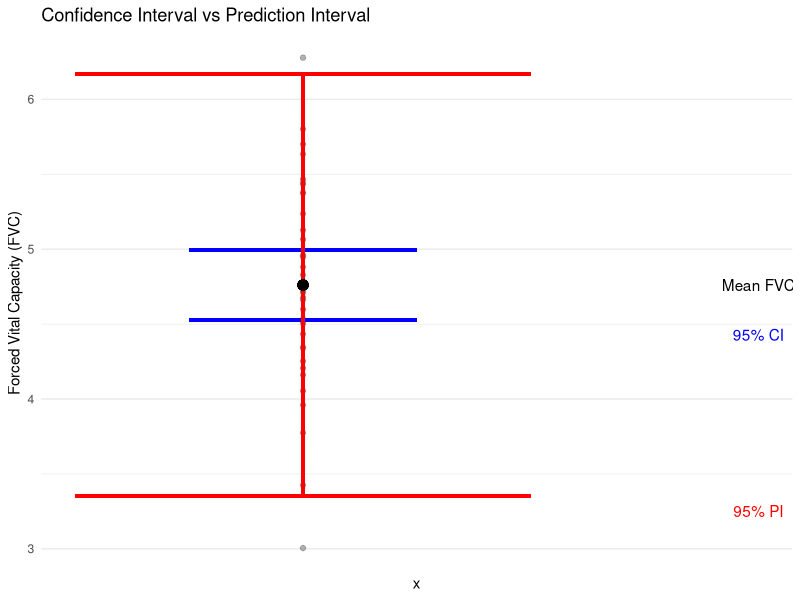

Recreate this plot in R.
#Loading necessary packages
library(dplyr)
library(ggplot2)
library(pwr)

#Set seed
set.seed(526)

#Number of samples
n_smokers <- 36
n_non_smokers <- 64

#Define the statistics for each group
mean_smokers <- 4.7
mean_non_smokers <- 5.0
sd_smokers <- 0.6
sd_non_smokers <- 0.6
alpha <- 0.05  # Significance level

#Generate synthetic data using rnorm()
FVC_smokers <- rnorm(n_smokers, mean = mean_smokers, sd = sd_smokers)

##########
#PI and CI
##########
#we want to estimate lung function (FVC) in smokers
data.here <- data.frame(FVC_smokers)
#Fit a linear model (simple mean model)
model <- lm(FVC_smokers ~ 1, data = data.here)  #Mean model with no predictors
#we calculate both the confidence interval and the prediction interval around the mean FVC
#Calculate 95% Confidence Interval for Mean FVC
conf_int <- predict(model, interval = "confidence", level = 0.95)
conf_int
#Calculate 95% Prediction Interval for Individual FVC
pred_int <- predict(model, interval = "prediction", level = 0.95)
pred_int

#Create a data frame with mean, confidence interval, and prediction interval
intervals_data <- data.frame(
  FVC = data.here$FVC_smokers,
  Mean = conf_int[, "fit"],
  CI_Lower = conf_int[, "lwr"],
  CI_Upper = conf_int[, "upr"],
  PI_Lower = pred_int[, "lwr"],
  PI_Upper = pred_int[, "upr"]
)

#Generate a summary of the confidence and prediction intervals
mean_FVC <- mean(intervals_data$Mean)
CI_Lower <- mean(intervals_data$CI_Lower); CI_Lower
CI_Upper <- mean(intervals_data$CI_Upper); CI_Upper
PI_Lower <- mean(intervals_data$PI_Lower); PI_Lower
PI_Upper <- mean(intervals_data$PI_Upper); PI_Upper

#Plotting
ggplot(intervals_data, aes(x = 1, y = Mean)) +
  geom_point(aes(y = FVC), color = "grey50", alpha = 0.6) +  # individual data points
  geom_errorbar(aes(ymin = CI_Lower, ymax = CI_Upper), width = 0.1, color = "blue", size = 1) +
  geom_errorbar(aes(ymin = PI_Lower, ymax = PI_Upper), width = 0.2, color = "red", size = 1) +
  geom_point(aes(y = mean_FVC), color = "black", size = 3) +  # Mean point
  labs(
    title = "Confidence Interval vs Prediction Interval",
    y = "Forced Vital Capacity (FVC)"
  ) +
  theme_minimal() +
  scale_x_continuous(labels = NULL, breaks = NULL) +  # Hide x-axis labels and ticks
  annotate("text", x = 1.2, y = mean_FVC, label = "Mean FVC", color = "black") +
  annotate("text", x = 1.2, y = CI_Lower - 0.1, label = "95% CI", color = "blue") +
  annotate("text", x = 1.2, y = PI_Lower - 0.1, label = "95% PI", color = "red")
